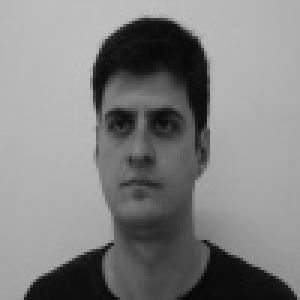
#> input picture Dataset/1-05.jpg, 100 x 100 px (shown 3 times larger); its folder holds only this picture in this run
$ jupyter execute --allow-errors LA-CHW5-401243075.ipynb
#> lines starting #> are read from the running program, lines starting #| are printed output that depends on the picture; long printed decimals are rounded
Q1_A

[cell 1]
import numpy as np
import matplotlib.pyplot as plt
import pandas as pd
import cv2
import os

preprocessing

[cell 2]
def get_data_dataset(file_name : str):
#> called with file_name = '1-13'
    data_set = os.listdir("Dataset")
    data_file_name = sorted(data_set , key = lambda x:int(x.split("-")[0]))
    ls = []
    for name in data_file_name:
        if name.split("-")[0] == file_name.split("-")[0] :
            ls.append(name)

    # found pictures
    pictures = []
    for name in ls:
        hold = cv2.imread(os.path.join("Dataset" , name))
#> hold is the input picture: shape (100, 100, 3); min 3, max 194, mean 129.9
        hold = cv2.cvtColor(hold , cv2.COLOR_BGR2GRAY)
#> hold: shape (100, 100)
        pictures.append(hold.astype(np.float64))
    return pictures

[cell 3]
def get_data_testset(file_name : str):
    test_set = os.listdir("Testset")
    test_file_name = sorted(test_set , key = lambda x:int(x.split("-")[0]))

    ls =[]
    for name in test_file_name:
        if name.split("-")[0] == file_name.split("-")[0] :
            ls.append(name)
    # found pictures
    pictures = []

    for name in ls:
        hold = cv2.imread(os.path.join("Testset" , name))
        hold = cv2.cvtColor(hold , cv2.COLOR_BGR2GRAY)
        return hold.astype(np.float64)

[cell 4]
def get_all_data():
    data_set = os.listdir("Dataset")
    data_file_name = sorted(data_set , key = lambda x:int(x.split("-")[0]))
    # found pictures
    pictures = []
    for name in data_file_name:
        hold = cv2.imread(os.path.join("Dataset" , name))
        hold = cv2.cvtColor(hold , cv2.COLOR_BGR2GRAY)
        pictures.append(hold.astype(np.float64))
    return pictures , data_file_name

svd

[cell 5]
def get_svd(A):

    matrix = A.T @ A
    eig_vals , eig_vectors = np.linalg.eig(matrix)
    V = eig_vectors
    # print("--------")
    # print(eig_vals)
    S = np.sqrt(eig_vals)

    # sort singular values :
    sort_index =np.argsort(S)[::-1]
    S = S[sort_index]
    V = V[: , sort_index]
    # computing U
    U = np.zeros((A.shape[0], A.shape[0]))
    for i in range(A.shape[0]):
        if S[i] > 1e-10:
            U[: , i] = A @ V[: , i] / S[i]
    return U , S , V.T

[cell 6]
train_data = get_data_dataset("1-13")
#> train_data = 1 item
test_data = get_data_testset("1-13")
plt.subplot(1,2,1)
#> (the rest of this cell did not finish here and is left out)

checking permission's

[cell 7]
def checking_permission(file_name , get_ans = False):
    test_picture = get_data_testset(file_name)
#> call 2 of get_data_testset, with file_name = '9-11.jpg'
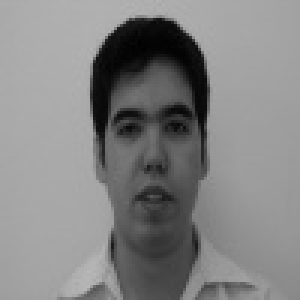
#> input picture Testset/9-11.jpg, 100 x 100 px (shown 3 times larger)
#> in get_data_testset, hold is the input picture: shape (100, 100, 3); min 0, max 184, mean 131.4
    all_pictures , all_id = get_all_data()
#> all_pictures = 1 item; all_id = ['1-05.jpg']
    singular_values = []
    for p in all_pictures:
        U , S , VT = get_svd(p)
        singular_values.append(S)
#> this loop made 1 pass
#> pass 1, in checking_permission, `U , S , VT = get_svd(p)`:
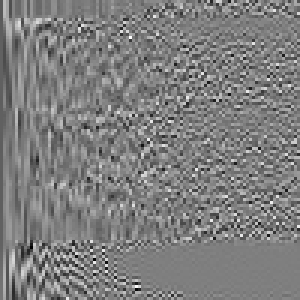
#> U: shape (100, 100) float64 (shown 3 times larger); min -0.427, max 0.429, mean -0.00103; drawn with min black and max white
#> after the loop, singular_values = 1 item
    U_test , S_test , VT_test = get_svd(test_picture)
#> in get_svd (call 2), `eig_vals , eig_vectors = np.linalg.eig(matrix)`:
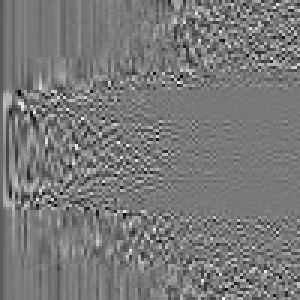
#> eig_vectors: shape (100, 100) float64 (shown 3 times larger); min -0.46, max 0.506, mean -0.000795; drawn with min black and max white
#> in get_svd (call 2), `eig_vals , eig_vectors = np.linalg.eig(matrix)`: eig_vals = 100 values, max 188827297.3 at index 0, min 0.000805 at index 93, mean 1972103.2
#> in get_svd (call 2), `S = np.sqrt(eig_vals)`: S = 100 values, max 13741.4 at index 0, min 0.0284 at index 93, mean 230.1
#> in get_svd (call 2), `sort_index =np.argsort(S)[::-1]`: sort_index = 100 values, max 99 at index 95, min 0 at index 0, mean 49.5
#> in get_svd (call 2), `S = S[sort_index]`: S = 100 values, max 13741.4 at index 0, min 0.0284 at index 99, mean 230.1
#> after the loop in get_svd (call 2), `for i in range(A.shape[0]):`:
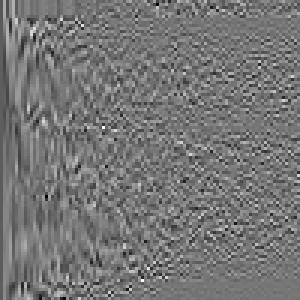
#> U: shape (100, 100) float64 (shown 3 times larger); min -0.46, max 0.529, mean -0.00107; drawn with min black and max white
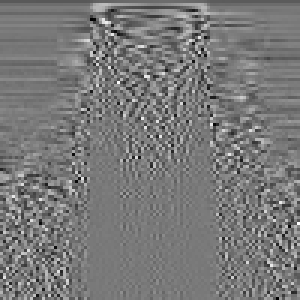
#> VT_test: shape (100, 100) float64 (shown 3 times larger); min -0.46, max 0.506, mean -0.000795; drawn with min black and max white
#> S_test has the same summary as S in get_svd
    errors= []
    for S in singular_values:
        error = np.linalg.norm(S_test - S)
        errors.append(error)
#> this loop made 1 pass
#> error on pass 1: 881.3
#> after the loop, errors = [881.3]
    min_index = np.argmin(errors)
#> min_index = 0
    response = False
    if(file_name.split("-")[0] == all_id[min_index].split("-")[0]):
         response = True
    if get_ans  == True:
        return response
    # #########################################################
    print(f"test: {file_name}")
    print(f"predicted_face: {all_id[min_index]}")
#| predicted_face: 1-05.jpg

    if response == True:
        print("Entry allowed")
        print(errors[min_index])
        plt.subplot(1,2,1)
        plt.imshow(test_picture , cmap= "gray")
        plt.subplot(1,2,2)
        plt.imshow(all_pictures[min_index] , cmap = "gray")
    else:
        print("Entry not allowed")
        print(errors[min_index])
#| 881.341

[cell 8]
checking_permission("9-11.jpg")

get accuracy function

[cell 9]
def my_accuracy():
    test_data_name =  os.listdir("Testset")
    test_data_name_sorted = sorted(test_data_name , key = lambda x:int(x.split("-")[0]))
    score = 0
    not_allowed_lists = []
    for name  in test_data_name_sorted:
        if(checking_permission(name, get_ans = True) == True):
#> the loop in checking_permission (call 2), `for p in all_pictures:` made 1 pass
#> pass 1, in checking_permission (call 2), `U , S , VT = get_svd(p)`:
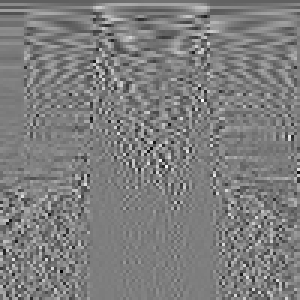
#> VT: shape (100, 100) float64 (shown 3 times larger); min -0.5, max 0.51, mean -0.000789; drawn with min black and max white
#> the loop in checking_permission (call 2), `for S in singular_values:` made 1 pass
            score  = score +1
        else:
            not_allowed_lists.append(name)
    return score/len(test_data_name_sorted) , not_allowed_lists

[cell 10]
my_accuracy()

Q1-B

[cell 11]
def PCA(file_name,component_number , get_ans = False):
#> called with file_name = '5-13', component_number = 40, get_ans = False
    test_picture = get_data_testset(file_name)
    all_pictures , all_id = get_all_data()
#> all_pictures = 1 item; all_id = ['1-05.jpg']
    pca_pictures = []
    for picture in all_pictures:
        # step 1: normalize the picture
        mean= np.mean(picture , axis =1,dtype=np.float64)
        normalized_picture = picture - mean
        # step 2: covariance of the picture
        cov_matrix = 1/99 * (normalized_picture @ normalized_picture.T)

        eigen_values , eigen_vectors = np.linalg.eig(cov_matrix)
        # sort eig val and derived eig vectors
        sorted_indices = np.argsort(eigen_values)[::-1]
        sorted_eigen_values = eigen_values[sorted_indices]
        sorted_eigen_vectors = eigen_vectors[sorted_indices]
        # step 3: pca of the desired pca's
        pca = sorted_eigen_vectors[:,:component_number]
        # step 4: project the normalized pic to the pca's and reshape the answear
        reformed_picture = normalized_picture @  pca @ pca.T + mean
        reformed_picture = reformed_picture.reshape(test_picture.shape)
        pca_pictures.append(reformed_picture)
#> this loop made 1 pass
#> pass 1, in PCA, `sorted_eigen_vectors = eigen_vectors[sorted_indices]`:
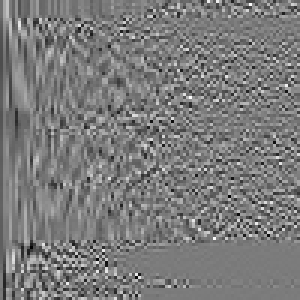
#> sorted_eigen_vectors: shape (100, 100) float64 (shown 3 times larger); min -0.41, max 0.434, mean -0.000949; drawn with min black and max white
#> after the loop, pca_pictures = []

    errors= []
    for p in pca_pictures:
      errors.append(np.linalg.norm(p - test_picture))
    min_index = np.argmin(errors)
    response = False
    if(file_name.split("-")[0] == all_id[min_index].split("-")[0]):
         response = True
    if get_ans  == True:
        return response
    # #########################################################
    print(f"test: {file_name}")
    print(f"predicted_face: {all_id[min_index]}")

    if response == True:
        print("Entry allowed")
        print(errors[min_index])
        plt.subplot(1,2,1)
        plt.imshow(test_picture , cmap= "gray")
        plt.subplot(1,2,2)
        plt.imshow(pca_pictures[min_index] , cmap = "gray")
    else:
        print("Entry not allowed")
        print(errors[min_index])
        # print(singular_values[min_index])
        get_svd(pca_pictures[min_index])

#> (a cell that did not finish here is left out)

get pca acuraccy

[cell 13]
def my_accuracy_pca(component_number):
    test_data_name =  os.listdir("Testset")
    test_data_name_sorted = sorted(test_data_name , key = lambda x:int(x.split("-")[0]))
    score = 0
    not_allowed_lists = []
    for name  in test_data_name_sorted:
        if(PCA(name,component_number, get_ans = True) == True):
#> the loop in PCA (call 2), `for picture in all_pictures:` made 1 pass
#> the loop in PCA (call 2), `for p in pca_pictures:` made 1 pass
            score  = score +1
        else:
            not_allowed_lists.append(name)
    return score/len(test_data_name_sorted) , not_allowed_lists

[cell 14]
my_accuracy_pca(90)

error rate for diffrent componnet number

[cell 15]
score_10  = my_accuracy_pca(10)[0]
score_30  = my_accuracy_pca(30)[0]
#> the loop in PCA (call 4), `for picture in all_pictures:` made 1 pass
#> pass 1, in PCA (call 4), `reformed_picture = normalized_picture @  pca @ pca.T + mean`:
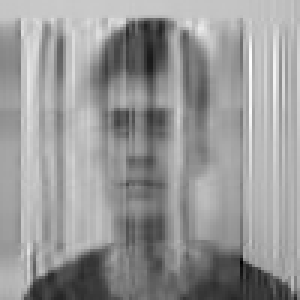
#> reformed_picture: shape (100, 100) float64 (shown 3 times larger); min -53.84, max 254.4, mean 130.1; drawn with min black and max white
#> the loop in PCA (call 4), `for p in pca_pictures:` made 1 pass
#> after the loop in PCA (call 4), `for p in pca_pictures:`: errors = [4874.3]
score_50  = my_accuracy_pca(50)[0]
score_70  = my_accuracy_pca(70)[0]
#> the loop in PCA (call 6), `for picture in all_pictures:` made 1 pass
#> pass 1, in PCA (call 6), `reformed_picture = normalized_picture @  pca @ pca.T + mean`:
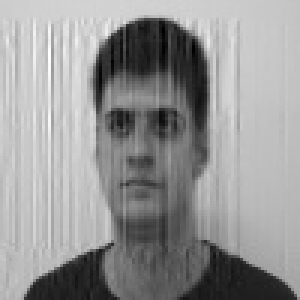
#> reformed_picture: shape (100, 100) float64 (shown 3 times larger); min -18.01, max 233.6, mean 129.9; drawn with min black and max white
#> the loop in PCA (call 6), `for p in pca_pictures:` made 1 pass
#> after the loop in PCA (call 6), `for p in pca_pictures:`: errors = [4039.4]
score_90  = my_accuracy_pca(90)[0]

[cell 16]
plt.scatter([10,30,50,70,90] , [1-score_10 , 1-score_30 , 1-score_50 , 1-score_70 , 1-score_90])
plt.ylim((0,1))
plt.title("final report")
plt.xlabel("component number's")
plt.ylabel("error rate's")
plt.grid()
plt.show()
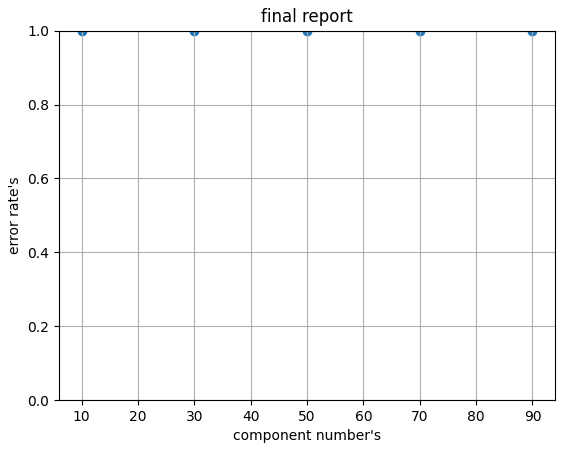
#> figure drawn by matplotlib, 1 panel
